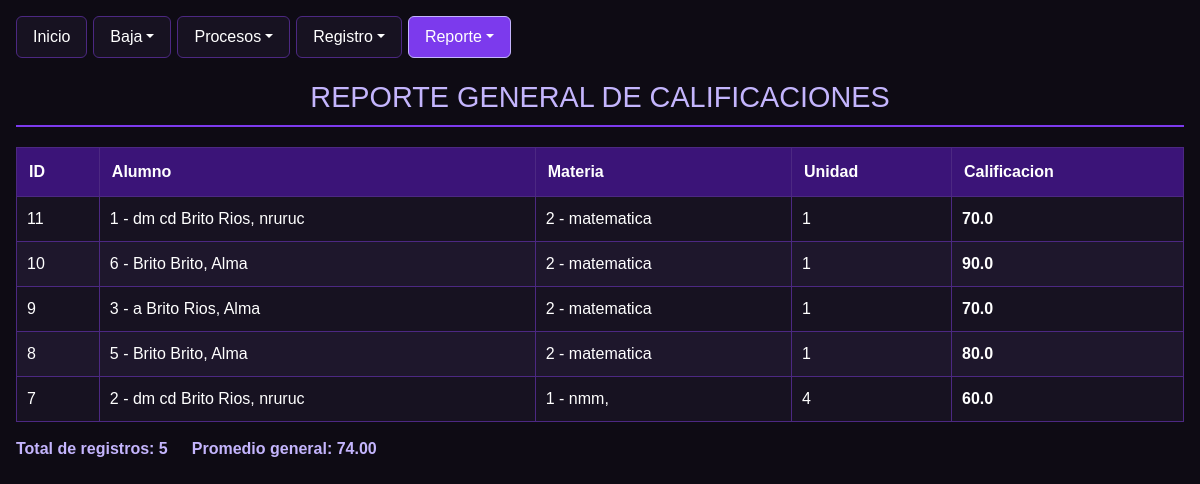
The app's page /Escuela/reportes/rep_general.php with its own data.
### tables this page shows
CREATE TABLE `capcal` (
  `id_capcal` int(11) NOT NULL,
  `id_alumno` varchar(50) NOT NULL,
  `cal` decimal(5,2) NOT NULL,
  `id_unidad` int(11) NOT NULL,
  `id_mat` varchar(50) NOT NULL DEFAULT '',
  `calificacion` decimal(6,2) NOT NULL DEFAULT 0.00
);

CREATE TABLE `alumnos` (
  `id_alumno` int(11) NOT NULL,
  `nombre` varchar(50) NOT NULL,
  `apaterno` varchar(50) NOT NULL,
  `amaterno` varchar(50) DEFAULT NULL,
  `dom` varchar(100) DEFAULT NULL,
  `mail` varchar(100) DEFAULT NULL,
  `tel` varchar(20) DEFAULT NULL,
  `id_grupo` varchar(50) DEFAULT NULL,
  `estatus` int(11) DEFAULT 1
);

CREATE TABLE `materias` (
  `id_mat` int(11) NOT NULL,
  `descripcion` varchar(100) NOT NULL,
  `id_prof` int(11) NOT NULL,
  `estatus` int(11) DEFAULT 1
);

### Escuela/reportes/rep_general.php (the view, shortened to what this page needs)
<?php
require_once __DIR__ . '/../conexion.php';
function obtener_esquema_rep_gen(PDO $pdo, string $tabla): array {
    $cols = [];
    $pk = null;
    try {
        $stmt = $pdo->query("SHOW COLUMNS FROM `{$tabla}`");
        if ($stmt) {
            foreach ($stmt->fetchAll(PDO::FETCH_ASSOC) as $row) {
                $cols[] = $row["Field"];
                if ($row["Key"] === "PRI" && $pk === null) {
                    $pk = $row["Field"];
                }
            }
        }
    } catch (PDOException $e) {
        return ["cols" => [], "pk" => null];
    }
    return ["cols" => $cols, "pk" => $pk];
}
function detectar_col_rep_gen(array $cols, array $candidatos, $default = null) {
    foreach ($candidatos as $c) {
        if (in_array($c, $cols, true)) {
            return $c;
        }
    }
    return $default;
}
$esq_cap = obtener_esquema_rep_gen($conexion, "capcal");
$esq_alu = obtener_esquema_rep_gen($conexion, "alumnos");
$esq_mat = obtener_esquema_rep_gen($conexion, "materias");
$cols_cap = $esq_cap["cols"];
$pk_cap   = detectar_col_rep_gen($cols_cap, ["id", "id_capcal", "id_calificacion"], $esq_cap["pk"] ?? ($cols_cap[0] ?? "id"));
$col_alu  = detectar_col_rep_gen($cols_cap, ["id_alumno", "alumno_id", "matricula", "id_alu"]);
$col_mat  = detectar_col_rep_gen($cols_cap, ["id_mat", "id_materia", "materia_id", "clave_mat", "cve_mat"]);
$col_uni  = detectar_col_rep_gen($cols_cap, ["unidad", "id_unidad", "unidad_id", "num_unidad"]);
$col_cal  = detectar_col_rep_gen($cols_cap, ["calificacion", "calif", "nota", "promedio"]);
$pk_alu = detectar_col_rep_gen($esq_alu["cols"], ["id_alumno", "id", "matricula"], $esq_alu["pk"] ?? "id_alumno");
$pk_mat = detectar_col_rep_gen($esq_mat["cols"], ["id_mat", "id_materia", "id", "clave"], $esq_mat["pk"] ?? "id_mat");
$registros = [];
if (count($cols_cap) > 0) {
    $expr_alu = $col_alu ? "c.`{$col_alu}`" : "''";
    $expr_mat = $col_mat ? "c.`{$col_mat}`" : "''";
    $expr_uni = $col_uni ? "c.`{$col_uni}`" : "'-'";
    $expr_cal = $col_cal ? "c.`{$col_cal}`" : "0";
    $joins = "";
    $extra_sel = "";
    if ($col_alu !== null && count($esq_alu["cols"]) > 0) {
        $joins .= " LEFT JOIN alumnos a ON CAST(c.`{$col_alu}` AS CHAR) = CAST(a.`{$pk_alu}` AS CHAR)";
        $extra_sel .= ", a.*";
    }
    if ($col_mat !== null && count($esq_mat["cols"]) > 0) {
        $joins .= " LEFT JOIN materias m ON CAST(c.`{$col_mat}` AS CHAR) = CAST(m.`{$pk_mat}` AS CHAR)";
        $extra_sel .= ", m.*";
    }
    $sql = "
        SELECT
            c.`{$pk_cap}` AS id_reg,
            {$expr_alu} AS cod_alu,
            {$expr_mat} AS cod_mat,
            {$expr_uni} AS cod_uni,
            {$expr_cal} AS calif
            {$extra_sel}
        FROM capcal c
        {$joins}
        ORDER BY c.`{$pk_cap}` DESC
    ";
    $registros = $conexion->query($sql)->fetchAll(PDO::FETCH_ASSOC);
}
$total = count($registros);
$suma_cal = 0.0;
$cant_cal = 0;
foreach ($registros as $r) {
    if (isset($r["calif"]) && is_numeric($r["calif"])) {
        $suma_cal += (float)$r["calif"];
        $cant_cal++;
    }
}
$promedio_general = $cant_cal > 0 ? ($suma_cal / $cant_cal) : 0.0;
?>
<!DOCTYPE html>
<html lang="es">
<head>
    <link href="https://cdn.jsdelivr.net/npm/bootstrap@5.3.8/dist/css/bootstrap.min.css" rel="stylesheet" />
</head>
<body class="p-3 m-0 border-0">
    <ul class="nav nav-pills">
        <li class="nav-item"><a class="nav-link" href="/proyecto-AABR/Escuela/index.php">Inicio</a></li>
        <li class="nav-item dropdown">
            <a class="nav-link dropdown-toggle" data-bs-toggle="dropdown" href="#" role="button">Baja</a>
        </li>
        <li class="nav-item dropdown">
            <a class="nav-link dropdown-toggle" data-bs-toggle="dropdown" href="#" role="button">Procesos</a>
        </li>
        <li class="nav-item dropdown">
            <a class="nav-link dropdown-toggle" data-bs-toggle="dropdown" href="#" role="button">Registro</a>
        </li>
        <li class="nav-item dropdown">
            <a class="nav-link dropdown-toggle active" data-bs-toggle="dropdown" href="#" role="button">Reporte</a>
        </li>
    </ul>
    <h1>REPORTE GENERAL DE CALIFICACIONES</h1>
    <table>
        <thead>
            <tr>
                <th>ID</th>
                <th>Alumno</th>
                <th>Materia</th>
                <th>Unidad</th>
                <th>Calificacion</th>
            </tr>
        </thead>
        <tbody>
            <?php if ($total > 0): ?>
                <?php foreach ($registros as $r): ?>
                    <?php
                    $nom_alu = trim(($r["apaterno"] ?? "") . " " . ($r["amaterno"] ?? "") . ", " . ($r["nombre"] ?? ""));
                    $alu_txt = ((string)$r["cod_alu"] !== "") ? ((string)$r["cod_alu"] . " - " . $nom_alu) : $nom_alu;
                    $nom_mat = $r["descripcion"] ?? $r["nombre_mat"] ?? $r["materia"] ?? $r["asignatura"] ?? $r["cod_mat"];
                    $mat_txt = ((string)$r["cod_mat"] !== (string)$nom_mat && (string)$r["cod_mat"] !== "")
                        ? ((string)$r["cod_mat"] . " - " . (string)$nom_mat)
                        : (string)$nom_mat;
                    $cal_num = is_numeric($r["calif"]) ? (float)$r["calif"] : 0.0;
                    $es_baja = is_numeric($r["calif"]) && ($cal_num < 6.0);
                    ?>
                    <tr>
                        <td><?= htmlspecialchars((string)$r["id_reg"], ENT_QUOTES, "UTF-8") ?></td>
                        <td><?= htmlspecialchars($alu_txt, ENT_QUOTES, "UTF-8") ?></td>
                        <td><?= htmlspecialchars($mat_txt, ENT_QUOTES, "UTF-8") ?></td>
                        <td><?= htmlspecialchars((string)$r["cod_uni"], ENT_QUOTES, "UTF-8") ?></td>
                        <td>
                            <strong class="<?= $es_baja ? 'calif-baja' : '' ?>">
                                <?= is_numeric($r["calif"]) ? number_format($cal_num, 1) : htmlspecialchars((string)$r["calif"], ENT_QUOTES, "UTF-8") ?>
                            </strong>
                        </td>
                    </tr>
                <?php endforeach; ?>
            <?php else: ?>
                <tr>
                    <td colspan="5" style="text-align: center;">No hay registros disponibles en el reporte general.</td>
                </tr>
            <?php endif; ?>
        </tbody>
    </table>
    <div class="resumen">
        <span>Total de registros: <?= (int)$total ?></span>
        <span>Promedio general: <?= number_format($promedio_general, 2) ?></span>
    </div>
</body>
</html>

### Escuela/reportes/rep_general.php (style rules this page uses)
:root { --negro-fondo: #0e0b14; --negro-panel: #171221; --negro-fila-alt: #1e172c; --morado-oscuro: #3b1478; --morado-principal: #7c3aed; --morado-claro: #c4b5fd; --borde-morado: #4c2882; --blanco: #ffffff; --rojo-baja: #dc2626; --rojo-fondo: #450a0a; }
body { font-family: Arial, sans-serif; margin: 20px; background: var(--negro-fondo); color: var(--blanco); }
h1 { text-align: center; color: var(--morado-claro); border-bottom: 2px solid var(--morado-principal); padding-bottom: 10px; margin-top: 22px; font-size: 1.8rem; }
.nav-pills .nav-link { color: var(--blanco); background-color: var(--negro-panel); border: 1px solid var(--borde-morado); margin-right: 6px; }
.nav-pills .nav-link:hover, .nav-pills .nav-link.active, .nav-pills .show > .nav-link { background-color: var(--morado-principal); color: var(--blanco); border-color: var(--morado-claro); }
table { border-collapse: collapse; width: 100%; margin-top: 20px; background: var(--negro-panel); color: var(--blanco); }
th { background: var(--morado-oscuro); color: var(--blanco); padding: 12px; text-align: left; border: 1px solid var(--borde-morado); }
td { border: 1px solid var(--borde-morado); padding: 10px; color: var(--blanco); }
tr:nth-child(even) { background: var(--negro-fila-alt); }
.resumen { margin-top: 15px; font-weight: bold; color: var(--morado-claro); display: flex; gap: 24px; flex-wrap: wrap; }

### records on screen
capcal: id_capcal "11", id_alumno.nombre "1 - dm cd Brito Rios, nruruc", id_mat.descripcion "2 - matematica", id_unidad "1", calificacion "70.0"
capcal: id_capcal "10", id_alumno.nombre "6 - Brito Brito, Alma", id_mat.descripcion "2 - matematica", id_unidad "1", calificacion "90.0"
capcal: id_capcal "9", id_alumno.nombre "3 - a Brito Rios, Alma", id_mat.descripcion "2 - matematica", id_unidad "1", calificacion "70.0"
capcal: id_capcal "8", id_alumno.nombre "5 - Brito Brito, Alma", id_mat.descripcion "2 - matematica", id_unidad "1", calificacion "80.0"
capcal: id_capcal "7", id_alumno.nombre "2 - dm cd Brito Rios, nruruc", id_mat.descripcion "1 - nmm,", id_unidad "4", calificacion "60.0"

### other values on screen
$total "5"
$promedio_general "74.00"
